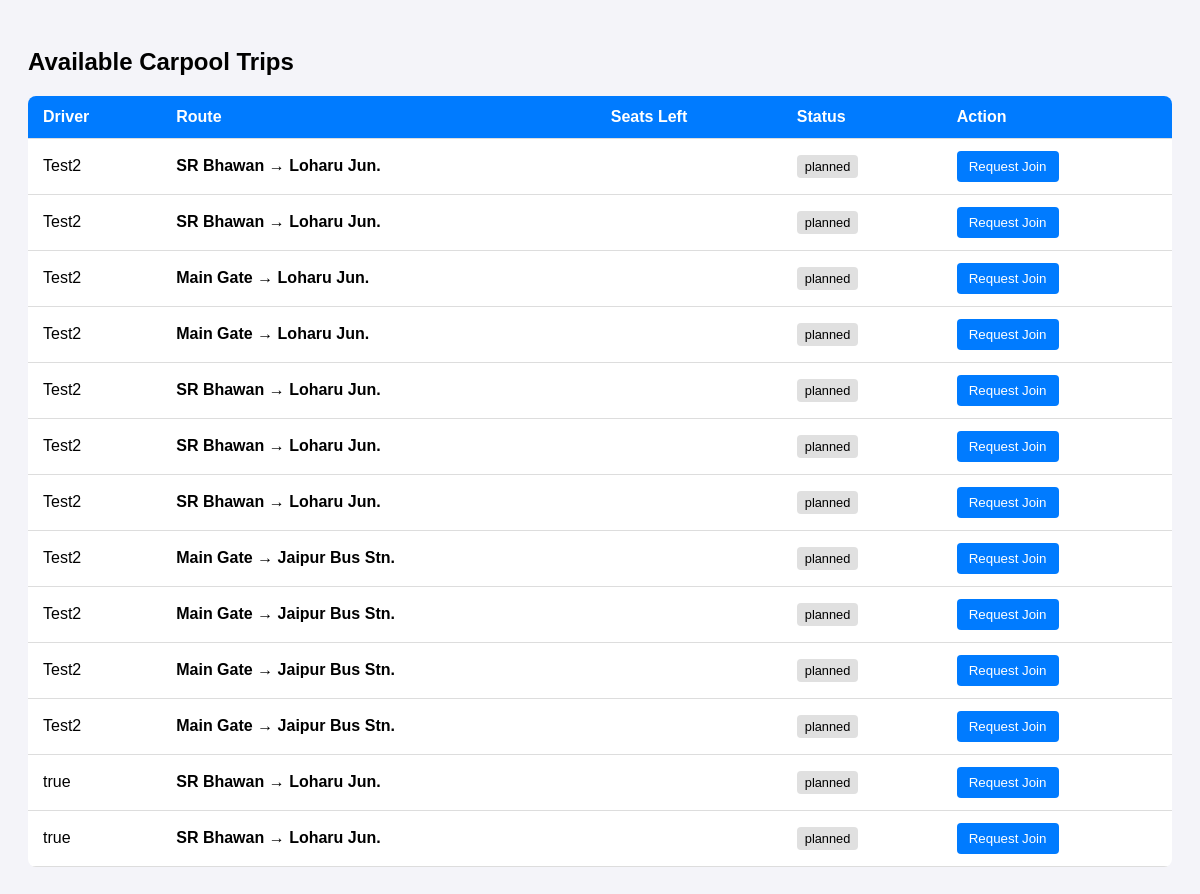
The app's page /trips/available-trips/ (signed in) with its own data.
### trips/models.py (models this page shows, shortened)
class Trip(models.Model):
    Trip_status = (
        ('active', 'Active'),
        ('completed', 'Completed'),
        ('planned', 'Planned'),
        ('cancelled', 'Cancelled')
    )
    driver = models.ForeignKey('users.User', on_delete=models.CASCADE, related_name='trips_driven')
    start_node = models.ForeignKey('network.Node', on_delete=models.RESTRICT, related_name='trips_starting_here')
    end_node = models.ForeignKey('network.Node', on_delete=models.RESTRICT, related_name='trips_ending_here')
    current_node = models.ForeignKey('network.Node', on_delete=models.RESTRICT, related_name='current_trips_here')
    max_passengers = models.PositiveIntegerField(default=1)
    status = models.CharField(max_length=20, choices=Trip_status, default='planned')
    planned_route= models.JSONField(default=list)
    created_at = models.DateTimeField(auto_now_add=True)

### users/models.py (models this page shows, shortened)
class User(AbstractUser):
    ROLE_CHOICES = (
        ('passenger','Passenger'),
        ('driver','Driver'),
        ('admin','Admin'),
    )
    role = models.CharField(max_length=20, choices = ROLE_CHOICES, default='passenger')
    wallet_balance = models.DecimalField(max_digits=8, decimal_places=2, default=0.00)

### network/models.py (models this page shows)
class Node(models.Model):
    name = models.CharField(max_length=15, unique=True)
    latitude = models.DecimalField(max_digits=9, decimal_places=6, null=True, blank=True)
    longitude = models.DecimalField(max_digits=9, decimal_places=6, null=True, blank=True)
    def __str__(self):
        return self.name

### trips/views.py (the view)
# urls.py: path('available-trips/', available_trips_ssr, name='available-trips-ssr'),
@login_required
def available_trips_ssr(request):
    if request.user.role == 'driver':
        return redirect('driver-dashboard')
    trips = Trip.objects.filter(status__in=['planned', 'active'], max_passengers__gt=0)
    return render(request, 'trips/available_trips.html', {'trips': trips})

### trips/templates/trips/available_trips.html (shortened to what this page needs)
<!DOCTYPE html>
<html>
<head>
</head>
<body>
    <h2>Available Carpool Trips</h2>
    <table>
        <thead>
            <tr>
                <th>Driver</th>
                <th>Route</th>
                <th>Seats Left</th>
                <th>Status</th>
                <th>Action</th>
            </tr>
        </thead>
        <tbody>
            {% for trip in trips %}
            <tr>
                <td>{{ trip.driver.username }}</td>
                <td><strong>{{ trip.start_node }}</strong> &rarr; <strong>{{ trip.end_node }}</strong></td>
                <td>{{ trip.max_passangers }}</td> <td><span class="status-tag">{{ trip.status }}</span></td>
                <td>
                    {% if trip.driver != request.user %}
                        <form action="{% url 'accept-ride' trip.id %}" method="POST">
                            <button type="submit" style="background-color: #007bff; color: white; border: none; padding: 8px 12px; border-radius: 4px; cursor: pointer;">
                                Request Join
                            </button>
                        </form>
                    {% else %}
                        <span style="color: #6c757d; font-style: italic;">Your Trip</span>
                    {% endif %}
                </td>
            </tr>
            {% empty %}
            <tr>
                <td colspan="5" style="text-align: center; padding: 20px;">No trips found matching your route.</td>
            </tr>
            {% endfor %}
        </tbody>
    </table>
</body>
</html>

### trips/templates/trips/available_trips.html (style rules this page uses)
body { font-family: sans-serif; padding: 20px; background: #f4f4f9; }
table { width: 100%; border-collapse: collapse; background: white; border-radius: 8px; overflow: hidden; }
th, td { padding: 12px 15px; text-align: left; border-bottom: 1px solid #ddd; }
th { background-color: #007bff; color: white; }
.status-tag { padding: 4px 8px; border-radius: 4px; font-size: 0.8em; background: #e0e0e0; }

### records on screen
Trip: driver.username "Test2", start_node "SR Bhawan", end_node "Loharu Jun.", status "planned", shows "Request Join"
Trip: driver.username "Test2", start_node "SR Bhawan", end_node "Loharu Jun.", status "planned", shows "Request Join"
Trip: driver.username "Test2", start_node "Main Gate", end_node "Loharu Jun.", status "planned", shows "Request Join"
Trip: driver.username "Test2", start_node "Main Gate", end_node "Loharu Jun.", status "planned", shows "Request Join"
Trip: driver.username "Test2", start_node "SR Bhawan", end_node "Loharu Jun.", status "planned", shows "Request Join"
Trip: driver.username "Test2", start_node "SR Bhawan", end_node "Loharu Jun.", status "planned", shows "Request Join"
Trip: driver.username "Test2", start_node "SR Bhawan", end_node "Loharu Jun.", status "planned", shows "Request Join"
Trip: driver.username "Test2", start_node "Main Gate", end_node "Jaipur Bus Stn.", status "planned", shows "Request Join"
Trip: driver.username "Test2", start_node "Main Gate", end_node "Jaipur Bus Stn.", status "planned", shows "Request Join"
Trip: driver.username "Test2", start_node "Main Gate", end_node "Jaipur Bus Stn.", status "planned", shows "Request Join"
Trip: driver.username "Test2", start_node "Main Gate", end_node "Jaipur Bus Stn.", status "planned", shows "Request Join"
Trip: driver.username "true", start_node "SR Bhawan", end_node "Loharu Jun.", status "planned", shows "Request Join"
Trip: driver.username "true", start_node "SR Bhawan", end_node "Loharu Jun.", status "planned", shows "Request Join"
